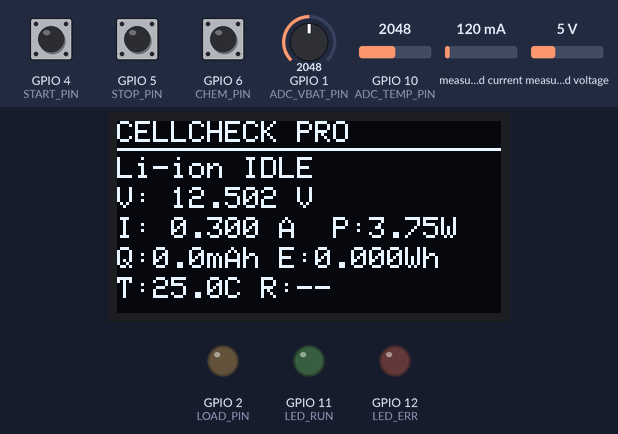
A program run on a simulated ESP32-S3. On the bench: 128×64 one-colour display, output pins drawn as LEDs (lit = HIGH). Wiring (inferred from the names in the program): INA219 current sensor at I2C address 0x40. Inputs (shaded band) come from the test bench; at power-on: GPIO 4 (START_PIN) HIGH, measured current 120 mA, GPIO 10 (ADC_TEMP_PIN) = 2048, measured voltage 5 V, GPIO 1 (ADC_VBAT_PIN) = 2048, GPIO 5 (STOP_PIN) HIGH, GPIO 6 (CHEM_PIN) HIGH (analog values on the 0–4095 scale). What the program prints to the serial monitor is not drawn.

Above: at 1.2 s.
1.3 s: GPIO 4 (START_PIN) pulled LOW for 0.15 s
At 1.73 s:
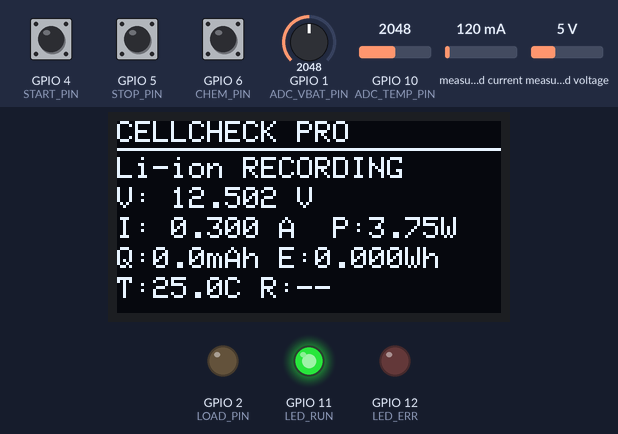
2.0 s: measured current set to 788 mA
At 2.33 s:
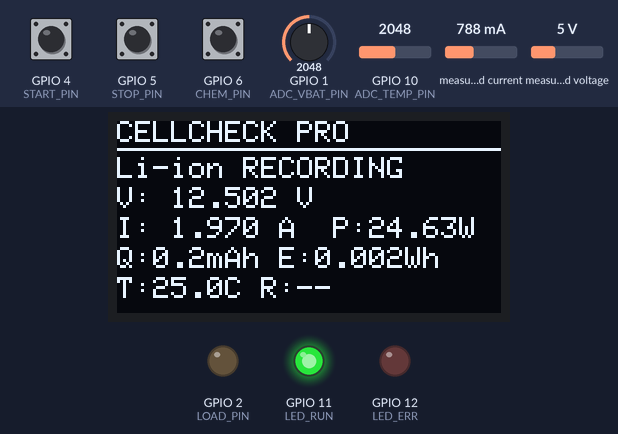
3.6 s: measured current set to 829 mA
At 5.0 s:
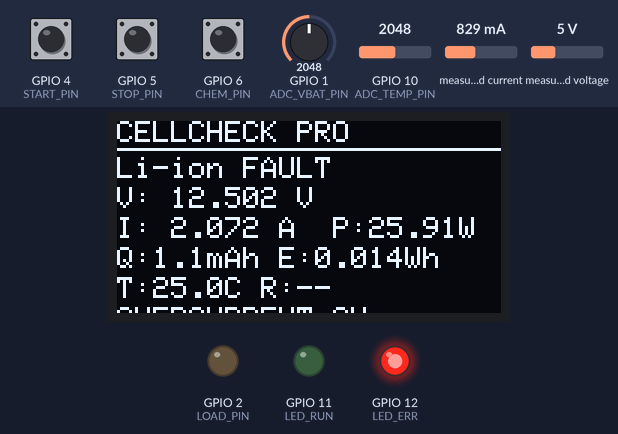
5.4 s: GPIO 10 (ADC_TEMP_PIN) set to 2093
At 6.3 s:
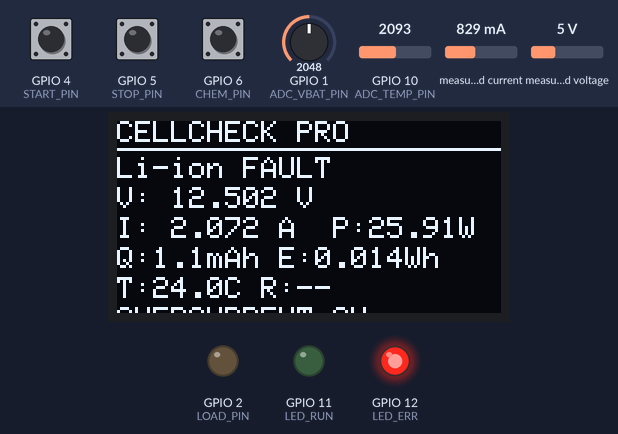
7.2 s: measured voltage set to 0.3 V
At 8.7 s:
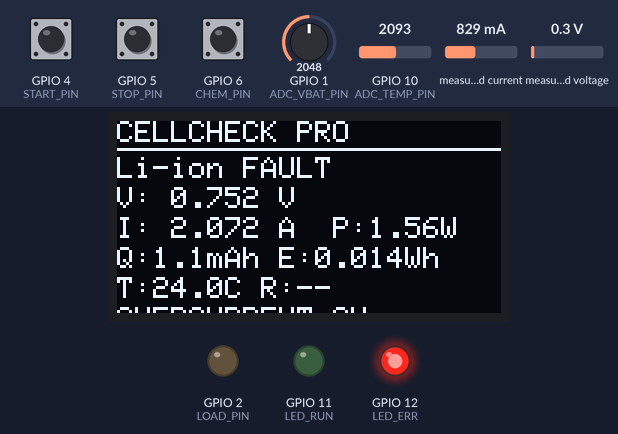
9.0 s: GPIO 10 (ADC_TEMP_PIN) set to 2866
At 10.4 s:
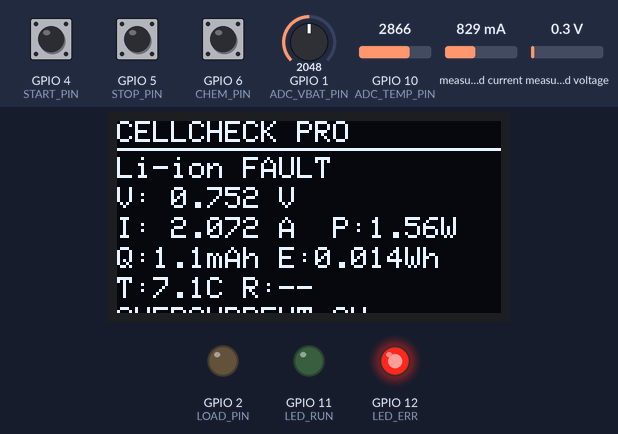
Timing chart, 0 to 11.8 s (numbered marks = the images above; inputs shaded):
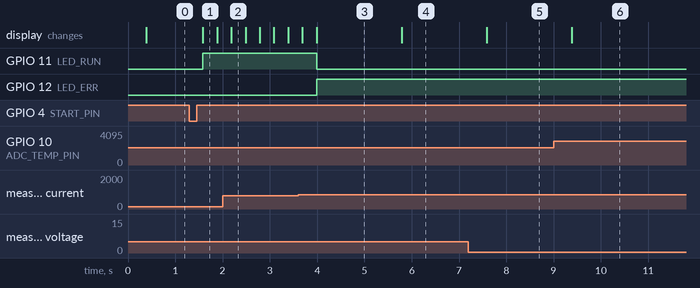

Measured:
- the behaviour switches between 800 and 801 mA on measured current (found by bisection; images 2 and 3)
- the behaviour switches between 2049 and 2050 on GPIO 10 (ADC_TEMP_PIN) (found by bisection; images 3 and 4)
- after the input at 1.3 s, GPIO 11 (LED_RUN): LOW → HIGH after 0.29 s; the display: first differs from a run without the input after 0.29 s (image 1)
- after the input at 3.6 s, GPIO 11 (LED_RUN): HIGH → LOW after 0.39 s; GPIO 12 (LED_ERR): LOW → HIGH after 0.39 s; the display: first differs from a run without the input after 0.39 s (image 3)
- after the input at 5.4 s, the display: changes after 0.39 s (image 4)
- after the input at 7.2 s, the display: changes after 0.39 s (image 5)
- after the input at 9.0 s, the display: changes after 0.39 s (image 6)

The program:

main.cpp
```cpp
#include <Arduino.h>
#include <Wire.h>
#include <Adafruit_GFX.h>
#include <Adafruit_SSD1306.h>
#include <math.h>

#define ADC_VBAT_PIN 1
#define LOAD_PIN 2
#define START_PIN 4
#define STOP_PIN 5
#define CHEM_PIN 6
#define SDA_PIN 8
#define SCL_PIN 9
#define ADC_TEMP_PIN 10
#define LED_RUN 11
#define LED_ERR 12

#define INA_ADDR 0x40
#define OLED_ADDR 0x3C
#define SCR_W 128
#define SCR_H 64
#define I2C_SPEED 400000
#define INA_REG_SHUNT 0x01
#define INA_REG_BUS 0x02

#define R_SHUNT 0.010f
#define DIV_HI 100000.0f
#define DIV_LO 100000.0f
#define R_FIX 10000.0f
#define R_NTC25 10000.0f
#define BETA 3950.0f
#define VREF 3.3f

#define V_STOP_LI 3.00f
#define V_STOP_NI 0.90f
#define I_TRIP 2.00f
#define T_TRIP 65.0f
#define DMIN 0.10f

#define SAMPLE_MS 250
#define SCREEN_MS 300
#define DEBOUNCE_MS 30

Adafruit_SSD1306 oled(SCR_W, SCR_H, &Wire, -1);

enum CellKind { CHEM_LI = 0, CHEM_NI = 1 };
CellKind cellType = CHEM_LI;

bool oledUp = false;
bool inaUp = false;
bool running = false;
bool tripped = false;
String faultWhy = "OK";

uint32_t runStartMs = 0;
uint32_t lastSampleAt = 0;
uint32_t lastScreenAt = 0;
uint32_t lastTickAt = 0;

float voltsNow = 0.0f;
float ampsNow = 0.0f;
float wattsNow = 0.0f;
float degNow = NAN;
float mahAcc = 0.0f;
float whAcc = 0.0f;
float rEst = NAN;

bool vadcOk = false;
bool tadcOk = false;
bool readOk = false;

float lastVolts = NAN;
float lastAmps = NAN;
uint32_t lastAgo = 0;

struct Key {
  uint8_t pin;
  bool oldRaw;
  bool held;
  uint32_t wiggleMs;
  bool tapped;
};

Key btnStart{START_PIN, true, true, 0, false};
Key btnStop{STOP_PIN, true, true, 0, false};
Key btnChem{CHEM_PIN, true, true, 0, false};

bool regRead16(uint8_t addr, uint8_t which, uint16_t &out) {
  Wire.beginTransmission(addr);
  Wire.write(which);
  if (Wire.endTransmission(false) != 0) return false;
  if (Wire.requestFrom(static_cast<int>(addr), 2) != 2) return false;
  const uint8_t hi = Wire.read();
  const uint8_t lo = Wire.read();
  out = (static_cast<uint16_t>(hi) << 8) | lo;
  return true;
}

bool wakeIna() {
  uint16_t v1 = 0;
  uint16_t v2 = 0;
  return regRead16(INA_ADDR, INA_REG_BUS, v1) && regRead16(INA_ADDR, INA_REG_SHUNT, v2);
}

bool readIna(float &vbus, float &iout) {
  uint16_t rawBus = 0;
  uint16_t rawShunt = 0;
  if (!regRead16(INA_ADDR, INA_REG_BUS, rawBus)) return false;
  if (!regRead16(INA_ADDR, INA_REG_SHUNT, rawShunt)) return false;

  const int16_t signedShunt = static_cast<int16_t>(rawShunt);
  vbus = static_cast<float>(rawBus) * 0.00125f;
  const float vAcrossShunt = static_cast<float>(signedShunt) * 0.0000025f;
  iout = vAcrossShunt / R_SHUNT;
  return true;
}

float readVolts(bool &good) {
  uint32_t sum = 0;
  const uint8_t times = 12;
  for (uint8_t i = 0; i < times; ++i) {
    sum += analogReadMilliVolts(ADC_VBAT_PIN);
    delayMicroseconds(250);
  }
  const float atPin = (static_cast<float>(sum) / times) / 1000.0f;
  const float step = (DIV_HI + DIV_LO) / DIV_LO;
  const float vBat = atPin * step;
  good = isfinite(vBat) && atPin >= 0.005f && atPin < 3.25f;
  return vBat;
}

float readTemp(bool &good) {
  uint32_t sum = 0;
  const uint8_t times = 12;
  for (uint8_t i = 0; i < times; ++i) {
    sum += analogReadMilliVolts(ADC_TEMP_PIN);
    delayMicroseconds(250);
  }
  const float vmid = (static_cast<float>(sum) / times) / 1000.0f;
  if (!isfinite(vmid) || vmid <= 0.02f || vmid >= (VREF - 0.02f)) {
    good = false;
    return NAN;
  }

  const float ntcR = R_FIX * vmid / (VREF - vmid);
  const float roomK = 25.0f + 273.15f;
  const float invT = (1.0f / roomK) + (log(ntcR / R_NTC25) / BETA);
  if (ntcR <= 0.0f || invT <= 0.0f || !isfinite(invT)) {
    good = false;
    return NAN;
  }
  good = true;
  return (1.0f / invT) - 273.15f;
}

void checkKey(Key &k, uint32_t t) {
  k.tapped = false;
  const bool level = digitalRead(k.pin);
  if (level != k.oldRaw) {
    k.oldRaw = level;
    k.wiggleMs = t;
  }
  if ((t - k.wiggleMs) >= DEBOUNCE_MS && level != k.held) {
    const bool before = k.held;
    k.held = level;
    if (before && !k.held) k.tapped = true;
  }
}

const char *cellLabel() {
  return cellType == CHEM_LI ? "Li-ion" : "NiMH/NiCd";
}

float stopVoltage() {
  return cellType == CHEM_LI ? V_STOP_LI : V_STOP_NI;
}

void killLoad() {
  digitalWrite(LOAD_PIN, LOW);
}

void trip(const char *why) {
  tripped = true;
  faultWhy = why;
  running = false;
  killLoad();
}

void beginRun() {
  if (tripped) return;
  running = true;
  runStartMs = millis();
  lastTickAt = runStartMs;
  mahAcc = 0.0f;
  whAcc = 0.0f;
  rEst = NAN;
  lastVolts = NAN;
  lastAmps = NAN;
  lastAgo = 0;
  killLoad();
}

void endRun() {
  running = false;
  killLoad();
}

void serviceKeys(uint32_t t) {
  checkKey(btnStart, t);
  checkKey(btnStop, t);
  checkKey(btnChem, t);

  if (btnStop.tapped) {
    endRun();
  }
  if (btnChem.tapped && !running && !tripped) {
    cellType = (cellType == CHEM_LI) ? CHEM_NI : CHEM_LI;
  }
  if (btnStart.tapped && !running && !tripped) {
    beginRun();
  }
}

void takeSample(uint32_t t) {
  float busV = 0.0f;
  float inaI = 0.0f;
  inaUp = readIna(busV, inaI);

  const float adcV = readVolts(vadcOk);
  degNow = readTemp(tadcOk);

  if (inaUp && busV > 0.05f) {
    voltsNow = busV;
  } else if (vadcOk) {
    voltsNow = adcV;
  } else {
    voltsNow = 0.0f;
  }

  ampsNow = inaUp ? inaI : 0.0f;
  wattsNow = voltsNow * ampsNow;
  readOk = inaUp && (vadcOk || (busV > 0.05f));

  if (running && isfinite(lastVolts) && isfinite(lastAmps)) {
    const float dI = ampsNow - lastAmps;
    const float dV = voltsNow - lastVolts;
    if (fabsf(dI) >= DMIN && (dI * dV) < 0.0f) {
      const float guess = fabsf(dV / dI);
      if (isfinite(guess) && guess < 2.0f) rEst = guess;
    }
  }

  if (running) {
    const float dt = static_cast<float>(t - lastTickAt) / 1000.0f;
    if (dt > 0.0f && dt < 5.0f && ampsNow > 0.0f && voltsNow > 0.0f) {
      mahAcc += ampsNow * dt * (1000.0f / 3600.0f);
      whAcc += voltsNow * ampsNow * dt / 3600.0f;
    }
    lastTickAt = t;

    if (!inaUp) {
      trip("INA226_ERROR");
    } else if (!tadcOk) {
      trip("NTC_ERROR");
    } else if (voltsNow < stopVoltage()) {
      trip("LOW_VOLTAGE");
    } else if (fabsf(ampsNow) > I_TRIP) {
      trip("OVERCURRENT_SW");
    } else if (degNow >= T_TRIP) {
      trip("OVERTEMP_SW");
    } else if (ampsNow < -0.05f) {
      trip("CURRENT_POLARITY");
    }
  }

  lastVolts = voltsNow;
  lastAmps = ampsNow;
  lastAgo = t;
}

void paintScreen(uint32_t t) {
  if (!oledUp) return;
  oled.clearDisplay();
  oled.setTextColor(SSD1306_WHITE);
  oled.setTextSize(1);
  oled.setCursor(0, 0);
  oled.println(F("CELLCHECK PRO"));
  oled.drawFastHLine(0, 9, SCR_W, SSD1306_WHITE);

  oled.setCursor(0, 12);
  oled.print(cellLabel());
  oled.print(F(" "));
  if (tripped) oled.print(F("FAULT"));
  else if (running) oled.print(F("RECORDING"));
  else oled.print(F("IDLE"));

  oled.setCursor(0, 22);
  oled.print(F("V: "));
  oled.print(voltsNow, 3);
  oled.print(F(" V"));

  oled.setCursor(0, 32);
  oled.print(F("I: "));
  oled.print(ampsNow, 3);
  oled.print(F(" A  P:"));
  oled.print(wattsNow, 2);
  oled.print(F("W"));

  oled.setCursor(0, 42);
  oled.print(F("Q:"));
  oled.print(mahAcc, 1);
  oled.print(F("mAh E:"));
  oled.print(whAcc, 3);
  oled.print(F("Wh"));

  oled.setCursor(0, 52);
  oled.print(F("T:"));
  if (tadcOk && isfinite(degNow)) oled.print(degNow, 1);
  else oled.print(F("--"));
  oled.print(F("C"));
  if (isfinite(rEst)) {
    oled.print(F(" R:"));
    oled.print(rEst * 1000.0f, 1);
    oled.print(F("m"));
  } else {
    oled.print(F(" R:--"));
  }

  if (tripped) {
    oled.setCursor(0, 62);
    oled.print(faultWhy.substring(0, 20));
  }
  oled.display();

  digitalWrite(LED_RUN, running ? HIGH : LOW);
  digitalWrite(LED_ERR, tripped ? HIGH : LOW);
}

void csvHeader() {
  Serial.println(F("ms,elapsed_s,chemistry,mode,voltage_V,current_A,power_W,capacity_mAh,energy_Wh,temperature_C,r_est_ohm,status"));
}

void csvLine(uint32_t t) {
  const float ranFor = running ? static_cast<float>(t - runStartMs) / 1000.0f : 0.0f;
  const char *state = tripped ? "FAULT" : (running ? "MONITOR_ONLY" : "IDLE");

  Serial.print(t);
  Serial.print(','); Serial.print(ranFor, 3);
  Serial.print(','); Serial.print(cellType == CHEM_LI ? "LIION" : "NIMH_NICD");
  Serial.print(','); Serial.print(state);
  Serial.print(','); Serial.print(voltsNow, 4);
  Serial.print(','); Serial.print(ampsNow, 5);
  Serial.print(','); Serial.print(wattsNow, 5);
  Serial.print(','); Serial.print(mahAcc, 4);
  Serial.print(','); Serial.print(whAcc, 5);
  Serial.print(',');
  if (tadcOk && isfinite(degNow)) Serial.print(degNow, 2);
  Serial.print(',');
  if (isfinite(rEst)) Serial.print(rEst, 6);
  Serial.print(',');
  if (tripped) Serial.println(faultWhy);
  else if (!inaUp) Serial.println(F("INA226_ERROR"));
  else if (!tadcOk) Serial.println(F("NTC_ERROR"));
  else Serial.println(F("OK"));
}

void setup() {
  pinMode(LOAD_PIN, OUTPUT);
  killLoad();

  pinMode(START_PIN, INPUT_PULLUP);
  pinMode(STOP_PIN, INPUT_PULLUP);
  pinMode(CHEM_PIN, INPUT_PULLUP);
  pinMode(LED_RUN, OUTPUT);
  pinMode(LED_ERR, OUTPUT);
  digitalWrite(LED_RUN, LOW);
  digitalWrite(LED_ERR, LOW);

  analogReadResolution(12);
  analogSetPinAttenuation(ADC_VBAT_PIN, ADC_11db);
  analogSetPinAttenuation(ADC_TEMP_PIN, ADC_11db);

  Serial.begin(115200);
  Wire.begin(SDA_PIN, SCL_PIN, I2C_SPEED);

  oledUp = oled.begin(SSD1306_SWITCHCAPVCC, OLED_ADDR);
  if (oledUp) {
    oled.clearDisplay();
    oled.setTextColor(SSD1306_WHITE);
    oled.setTextSize(1);
    oled.setCursor(0, 0);
    oled.println(F("CELLCHECK PRO"));
    oled.println(F("Starting monitor..."));
    oled.println(F("Load command = OFF"));
    oled.display();
  }

  inaUp = wakeIna();
  if (!inaUp) {
    faultWhy = "INA226_NOT_FOUND";
  }

  csvHeader();
  lastSampleAt = millis();
  lastScreenAt = lastSampleAt;
  lastTickAt = lastSampleAt;
  btnStart.wiggleMs = lastSampleAt;
  btnStop.wiggleMs = lastSampleAt;
  btnChem.wiggleMs = lastSampleAt;
}

void loop() {
  const uint32_t t = millis();
  serviceKeys(t);

  if (t - lastSampleAt >= SAMPLE_MS) {
    lastSampleAt = t;
    takeSample(t);
    csvLine(t);
  }

  if (t - lastScreenAt >= SCREEN_MS) {
    lastScreenAt = t;
    paintScreen(t);
  }

  if (!running || tripped) killLoad();
}
```
